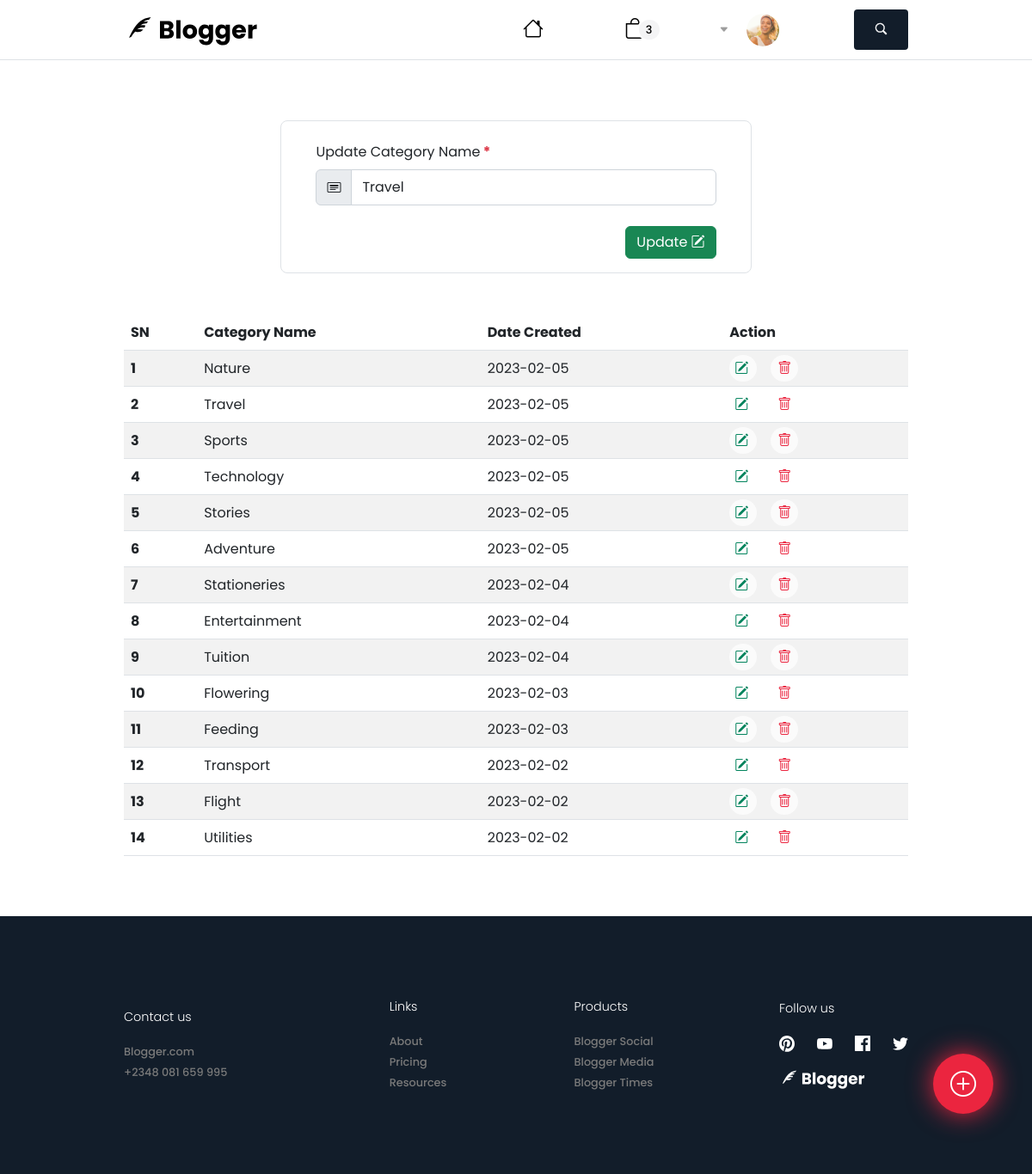
The app's page /categories.php?id=42 with its own data.
### tables this page shows
CREATE TABLE `categories` (
  `id` int NOT NULL,
  `categoryName` varchar(255) NOT NULL,
  `dateCreated` date NOT NULL
);

### classes/dbConnect.php (called while the page is built)
<?php
    class DbConnect
    {
        protected function connect()
        {
            try
            {
                $username = 'root';
                $password = '';
                $dbConn = new PDO('mysql:host=localhost;dbname=blogger', $username, $password);
                return $dbConn;
            }
            catch (PDOException $e)
            {
                print "Connection failed: " . $e->getMessage() . "<br>";
                die();
            }
        }
    }
?>

### classes/category.queryDb.php (called while the page is built, shortened)
<?php
    class CategoryQueryDb extends DbConnect
    {
        private $id;
        public function setCategoryId($id)
        {
            $this->id = $id;
        }
        public function fetchOneCategory()
        {
            try
            {
                $stmt = $this->connect()->prepare("SELECT * FROM categories WHERE id=? LIMIT 1");
                $stmt->execute([$this->id]);
                return $stmt->fetch();
            }
            catch (Exception $e)
            {
                return $e->getMessage();
            }
        }
        public function fetchAllCategoryNames()
        {
            try
            {
                $stmt = $this->connect()->prepare("SELECT * FROM categories ORDER BY id DESC");
                $stmt->execute();
                return $stmt->fetchAll();
            }
            catch (Exception $e)
            {
                return $e->getMessage();
            }
        }
    }
?>

### categories.php (the view, shortened to what this page needs)
<?php
require './classes/dbConnect.php';
?>
<body>
    <div class="mainContainer">
        <?php include './headers/categoriesHeader.php' ?>
        <section class="categoriesWrapper">
            <?php if (!empty($_GET['id'])): ?>
                <form action="" method="post" class="m-auto mb-5 p-3 border rounded-3">
                    <div class="modal-body px-4 my-2">
                        <label for="title">Update Category Name<b class="text-danger"> * </b>
                        </label>
                        <div class="input-group mt-2 mb-4">
                            <span class="input-group-text" id="addon-wrapping">
                                <i class="bi bi-card-heading"></i>
                            </span>
                            <?php
                                $categoryRow = new CategoryQueryDb();
                                $categoryRow->setCategoryId($_GET['id']);
                                $category = $categoryRow->fetchOneCategory();
                            ?>
                            <input type="text" class="form-control py-2" name="categoryName" placeholder="New category name" value="<?= $category['categoryName'] ?>">
                        </div>
                    </div>
                    <div class="modal-footer">
                        <button type="submit" name="updateCategoryBtn" class="sendPostBtn btn btn-success me-4">Update <i class="bi bi-pencil-square"></i></button>
                    </div>
                </form>
            <?php endif ?>
            <table class="table table-striped table-hover">
                <thead>
                    <tr>
                        <th scope="col">SN</th>
                        <th scope="col">Category Name</th>
                        <th scope="col">Date Created</th>
                        <th scope="col">Action</th>
                    </tr>
                </thead>
                <tbody>
                    <?php
                        $result = new CategoryQueryDb();
                        $categories = $result->fetchAllCategoryNames();
                        foreach ($categories as $key => $category):?>
                        <tr>
                            <th scope="row"><?= $key + 1 ?></th>
                            <td><?= $category['categoryName'] ?></td>
                            <td><?= $category['dateCreated'] ?></td>
                            <td>
                                <a href="categories.php?id=<?= $category['id']; ?>" class="me-3">
                                    <i class="bi bi-pencil-square"></i>
                                </a>
                                <a href="categories.php?deleteId=<?= $category['id'] ?>">
                                    <i class="bi bi-trash"></i>
                                </a>
                            </td>
                        </tr>
                    <?php endforeach ?>
                </tbody>
            </table>
        </section>
        <footer class="d-flex justify-content-between align-items-center ">
            <div class="contactUs">
                <ul class="d-flex flex-column">
                    <p>Contact us</p>
                    <li><a href="#">Blogger.com</a></li>
                    <li><a href="tel:+2348081659995">+2348 081 659 995</a></li>
                </ul>
            </div>
            <div class="links justify-content-center">
                <ul class="d-flex flex-column">
                    <p>Links</p>
                    <li><a href="#">About</a></li>
                    <li><a href="#">Pricing</a></li>
                    <li><a href="#">Resources</a></li>
                </ul>
            </div>
            <div class="products justify-content-center">
                <ul class="d-flex flex-column">
                    <p>Products</p>
                    <li><a href="#">Blogger Social</a></li>
                    <li><a href="#">Blogger Media</a></li>
                    <li><a href="#">Blogger Times</a></li>
                </ul>
            </div>
            <div class="followUs justify-content-end">
                <ul class="d-flex flex-column align-items-start">
                    <p>Follow us</p>
                    <li>
                        <ul>
                            <li><a href="#"><img src="assets/svg/pinterestIcon.svg" alt="follow us on Facebook"></a></li>
                            <li><a href="#"><img src="assets/svg/youtubeIcon.svg" alt="follow us on Youtube"></a></li>
                            <li><a href="#"><img src="assets/svg/facebookIcon.svg" alt="follow us on Facebook"></a></li>
                            <li><a href="#"><img src="assets/svg/twitterIcon.svg" alt="follow us on Twitter"></a></li>
                        </ul>
                    </li>
                    <li class="logoList mt-3"><a href="#"><img src="assets/svg/bloggerLogoWhite.svg" alt="Blogger.com"></a></li>
                </ul>
            </div>
        </footer>
        <button type="button" class="postBtn border-0" data-bs-toggle="modal" data-bs-target="#createModal">
            <i class="bi bi-plus-circle"></i>
        </button>
    </div>
</body>
</html>

### styles/css/categories.css (style rules this page uses)
body { font-family: "Poppins", sans-serif; }
*, img, a, ul, li, p, h2, h3, h4, h5, h6, input, textarea { margin: 0; padding: 0; list-style: none; text-decoration: none; box-sizing: border-box; resize: none !important; }
body .mainContainer { max-width: 100%; background-color: #ffffff; }
body .mainContainer .categoriesWrapper { width: 100%; padding: 0 12%; margin: 70px 0; }
body .mainContainer .categoriesWrapper form { width: 60%; }
body .mainContainer .categoriesWrapper table tbody { width: 100%; }
body .mainContainer .categoriesWrapper table tbody tr td a { border-radius: 50px; background-color: rgba(255, 255, 255, 0.678); }
body .mainContainer .categoriesWrapper table tbody tr td a:first-child { padding: 4px 5.8px; color: #00835c; }
body .mainContainer .categoriesWrapper table tbody tr td a:nth-child(2) { padding: 4px 8px; color: #eb253f; }
body footer { height: 300px; background-color: #121d2a; padding: 0 12%; }
body footer div { width: 25%; display: flex; }
body footer div ul p { color: #ffffff; margin-bottom: 16px; font-size: 0.9rem; font-weight: 300; }
body footer div ul li a { font-size: 0.8rem; font-weight: 500; color: #7a7a7a; }
body footer div:last-child ul li ul { width: 150px; display: flex; justify-content: space-between; }
body footer div:last-child ul li ul li a { width: 20px; }
body footer div:last-child ul li ul li a img { width: 18px; }
body footer div:last-child ul .logoList a img { width: 100px; }
body .postBtn { position: fixed; bottom: 70px; right: 45px; width: 70px; height: 70px; border-radius: 50px; font-size: 30px; color: #ffffff; box-shadow: 0px 0px 30px #eb253f; background-color: #eb253f; }

### records on screen
categories: categoryName "Travel", dateCreated "2023-02-05"
categories: categoryName "Nature", dateCreated "2023-02-05"
categories: categoryName "Sports", dateCreated "2023-02-05"
categories: categoryName "Technology", dateCreated "2023-02-05"
categories: categoryName "Stories", dateCreated "2023-02-05"
categories: categoryName "Adventure", dateCreated "2023-02-05"
categories: categoryName "Stationeries", dateCreated "2023-02-04"
categories: categoryName "Entertainment", dateCreated "2023-02-04"
categories: categoryName "Tuition", dateCreated "2023-02-04"
categories: categoryName "Flowering", dateCreated "2023-02-03"
categories: categoryName "Feeding", dateCreated "2023-02-03"
categories: categoryName "Transport", dateCreated "2023-02-02"
categories: categoryName "Flight", dateCreated "2023-02-02"
categories: categoryName "Utilities", dateCreated "2023-02-02"
